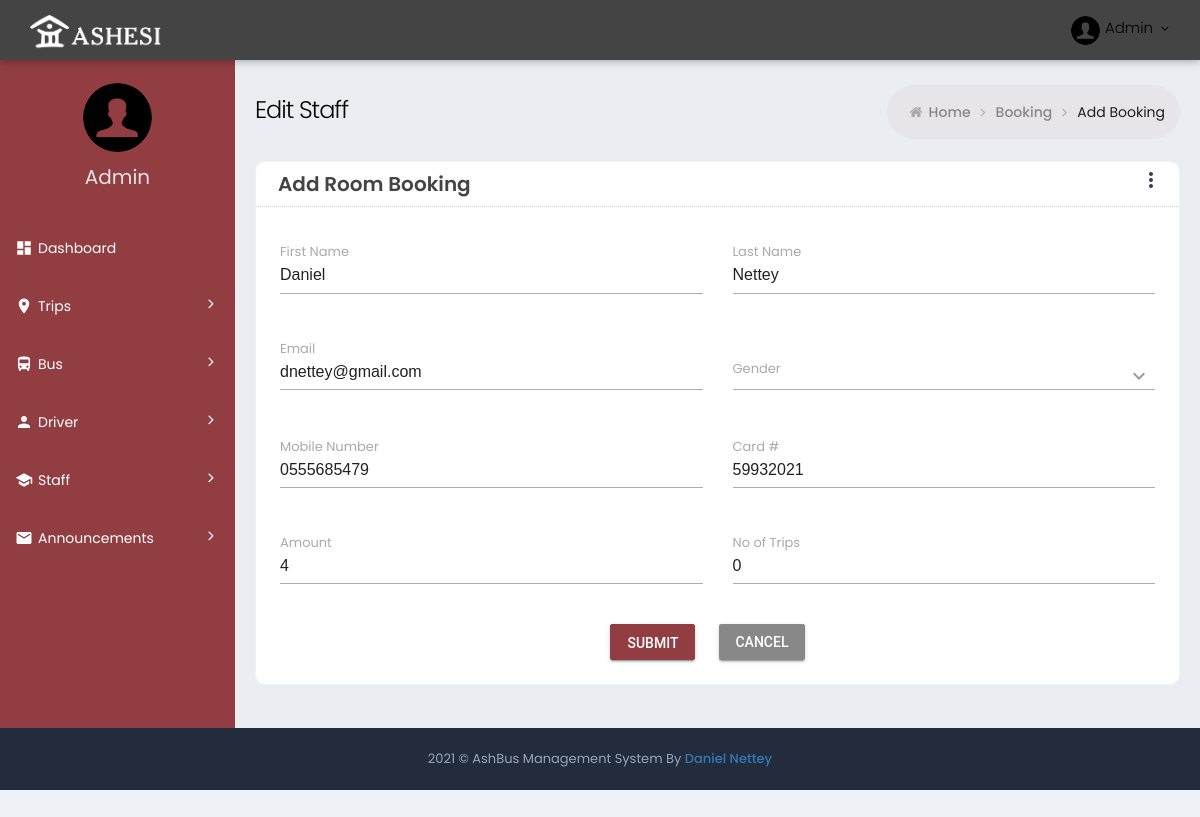
Screenshot of /editstaff/1/ with the database file from the repository.
### ashbus/ashbus_web/models.py (models this page shows, shortened)
class Staff(models.Model):
    card_id = models.CharField(max_length=10)
    amount = models.IntegerField(default=0)
    person = models.ForeignKey(Person, on_delete=models.CASCADE)
    password = models.CharField(max_length=20, default="")

class Person(models.Model):
    email = models.CharField(max_length=40)
    first_name = models.CharField(max_length=20)
    last_name = models.CharField(max_length=20)
    mobile = models.CharField(max_length=20)
    gender = models.CharField(max_length=10)
    number_of_trips = models.IntegerField(default=0)

### ashbus/ashbus_web/views.py (the view)
# urls.py: path('editstaff/<int:staff_id>/', EditStaffView, name="edit_staff"),
def EditStaffView(request, staff_id):
    staff = Staff.objects.filter(id=staff_id)[0]
    person = Person.objects.filter(id=staff.person.id)[0]
    if request.method == "POST":
        try:
            person.first_name = request.POST.get('first_name')
            person.last_name = request.POST.get('last_name')
            person.gender = request.POST.get('gender')
            person.email = request.POST.get('email')
            person.gender = "Male"
            person.mobile = request.POST.get('mobile')
            staff.card_id = request.POST.get('card_id')
            staff.amount = request.POST.get('amount')
            person.number_of_trips = request.POST.get('number_of_trips')
            staff.save()
            person.save()
            return render(request, 'edit_staff.html', {"staff":staff})
        except Exception :
            raise Exception
            return render(request,"Something went wrong")
    else:
        return render(request, 'edit_staff.html', {"staff":staff})

### ashbus/ashbus_web/templates/edit_staff.html (shortened to what this page needs)
{% extends 'innerBase.html'  %}
{% block Content %}
<div class="page-content-wrapper">
	<div class="page-content">
		<div class="page-bar">
			<div class="page-title-breadcrumb">
				<div class=" pull-left">
					<div class="page-title">Edit Staff </div>
				</div>
				<ol class="breadcrumb page-breadcrumb pull-right">
					<li><i class="fa fa-home"></i>&nbsp;<a class="parent-item"
							href="{% url 'index' %}">Home</a>&nbsp;<i class="fa fa-angle-right"></i>
					</li>
					<li><a class="parent-item" href="">Booking</a>&nbsp;<i class="fa fa-angle-right"></i>
					</li>
					<li class="active">Add Booking</li>
				</ol>
			</div>
		</div>
		<div class="row">
			<div class="col-sm-12">
				<div class="card-box">
					<div class="card-head">
						<header>Add Room Booking</header>
						<button id="panel-button"
							class="mdl-button mdl-js-button mdl-button--icon pull-right"
							data-upgraded=",MaterialButton">
							<i class="material-icons">more_vert</i>
						</button>
					</div>
					<form action="{% url 'edit_staff' staff.id %}"  method="POST"  class="">
						<div class="card-body row">
							<div class="col-lg-6 p-t-20">
								<div
									class="mdl-textfield mdl-js-textfield mdl-textfield--floating-label txt-full-width">
									<input class="mdl-textfield__input" type="text" name="first_name" id="txtFirstName" value="{{ staff.person.first_name }}">
									<label class="mdl-textfield__label">First Name</label>
								</div>
							</div>
							<div class="col-lg-6 p-t-20">
								<div
									class="mdl-textfield mdl-js-textfield mdl-textfield--floating-label txt-full-width">
									<input class="mdl-textfield__input" type="text" name="last_name" id="txtLasttName" value="{{ staff.person.last_name }}">
									<label class="mdl-textfield__label">Last Name</label>
								</div>
							</div>
							<div class="col-lg-6 p-t-20">
								<div
									class="mdl-textfield mdl-js-textfield mdl-textfield--floating-label txt-full-width">
									<input class="mdl-textfield__input" type="email" name="email" id="txtemail" value="{{ staff.person.email }}">
									<label class="mdl-textfield__label">Email</label>
								</div>
							</div>
							<div class="col-lg-6 p-t-20">
								<div
									class="mdl-textfield mdl-js-textfield mdl-textfield--floating-label getmdl-select getmdl-select__fix-height txt-full-width">
									<input class="mdl-textfield__input" type="text" id="sample2" value=""
										readonly tabIndex="-1" data-val="{{ staff.person.gender }}">
									<label for="sample2" class="pull-right margin-0">
										<i class="mdl-icon-toggle__label material-icons">keyboard_arrow_down</i>
									</label>
									<label for="sample2" class="mdl-textfield__label">Gender</label>
								</div>
							</div>
							<div class="col-lg-6 p-t-20">
								<div
									class="mdl-textfield mdl-js-textfield mdl-textfield--floating-label txt-full-width">
									<input class="mdl-textfield__input" type="text" name="mobile" value="{{ staff.person.mobile }}"
										pattern="-?[0-9]*(\.[0-9]+)?" id="text5">
									<label class="mdl-textfield__label" for="text5">Mobile Number</label>
								</div>
							</div>
							<div class="col-lg-6 p-t-20">
								<div
									class="mdl-textfield mdl-js-textfield mdl-textfield--floating-label txt-full-width">
									<input class="mdl-textfield__input" maxlength="10" type="text" name="card_id" id="card_id" value="{{ staff.card_id }}">
									<label class="mdl-textfield__label">Card #</label>
								</div>
							</div>
							<div class="col-lg-6 p-t-20">
								<div
									class="mdl-textfield mdl-js-textfield mdl-textfield--floating-label txt-full-width">
									<input class="mdl-textfield__input" type="number" id="amount" name="amount" value="{{ staff.amount }}">
									<label class="mdl-textfield__label">Amount</label>
								</div>
							</div>
							<div class="col-lg-6 p-t-20">
								<div
									class="mdl-textfield mdl-js-textfield mdl-textfield--floating-label txt-full-width">
									<input class="mdl-textfield__input" type="number" id="number_trips" name="number_of_trips" value="{{ staff.person.number_of_trips }}">
									<label class="mdl-textfield__label">No of Trips</label>
								</div>
							</div>
							<div class="col-lg-12 p-t-20 text-center">
								<button type="submit" value="submit"
									class="mdl-button mdl-js-button mdl-button--raised mdl-js-ripple-effect m-b-10 m-r-20 btn-pink">Submit</button>
								<a href="{% url 'index' %}">
									<button type="button"
									class="mdl-button mdl-js-button mdl-button--raised mdl-js-ripple-effect m-b-10 btn-default">Cancel</button>
								</a>
							</div>
						</div>
					</form>
				</div>
			</div>
		</div>
	</div>
</div>
{% endblock Content %}

### ashbus/ashbus_web/static/css/material_style.css (style rules this page uses)
.material-icons { font-family: 'Material Icons'; font-weight: normal; font-style: normal; font-size: 24px; display: inline-block; line-height: 1; text-transform: none; letter-spacing: normal; word-wrap: normal; white-space: nowrap; direction: ltr; -webkit-font-smoothing: antialiased; text-rendering: optimizeLegibility; -moz-osx-font-smoothing: grayscale; font-feature-settings: 'liga'; }
.mdl-textfield__label:after { bottom: 13px !important; }
.getmdl-select .mdl-icon-toggle__label { float: right; margin-top: -30px; color: rgba(0,0,0,0.4); }
.mdl-textfield__label { color: #AAAAAA !important; font-size: 13px !important; }
.mdl-textfield__input { border-bottom: 1px solid #a6aeb1 !important; }
.mdl-textfield__label:after { background-color: #49cdd0; }
.txt-full-width { width: 100% !important; }
.mdl-js-button { right: 10px; }

### ashbus/ashbus_web/static/css/responsive.css (style rules this page uses)
@media (min-width:992px) { .page-content-wrapper { float: left; width: 100% } }
@media (min-width:992px) { .page-content-wrapper .page-content { margin-left: 235px; margin-top: 0; min-height: 600px; padding: 25px 20px 10px } }

### ashbus/ashbus_web/static/css/theme-color.css (style rules this page uses)
:root { --sidebar-color: #ffffff; --sidebar-font-color: #4680ff; --logo-color: #222c3c; --header-color: #6673FC; }

### rows the page displays
Staff: first_name "Daniel", last_name "Nettey", email "dnettey@gmail.com", mobile "0555685479", card_id "59932021", amount "4", number_of_trips "0"
